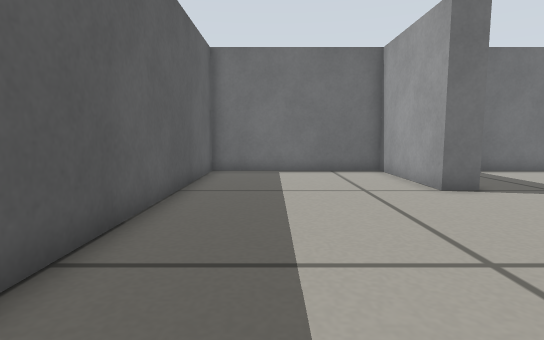
View 1 (above)

13 first-person views from a walk through a world built for the Gazebo simulator. The camera is 0.29 m above the floor, tilts 6° down and sees 80° across. The floor is counted in squares, 0.2 m on a side. Each view is taken from the middle of a square. On the plan, view 1 faces up. The plan holds only what a view shows up to about 15 squares ahead; the rest is blank.

View 2
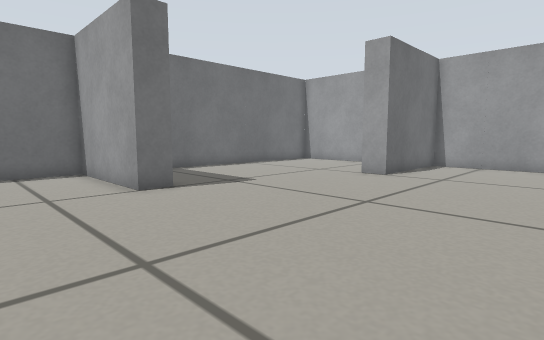

View 3
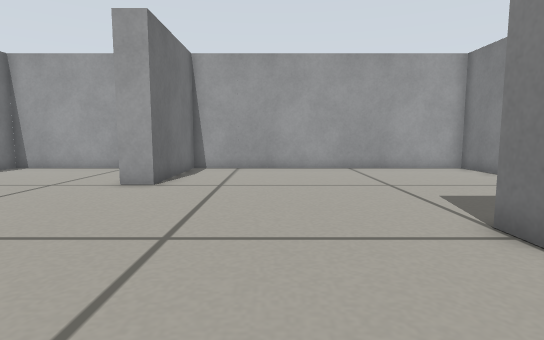

View 4
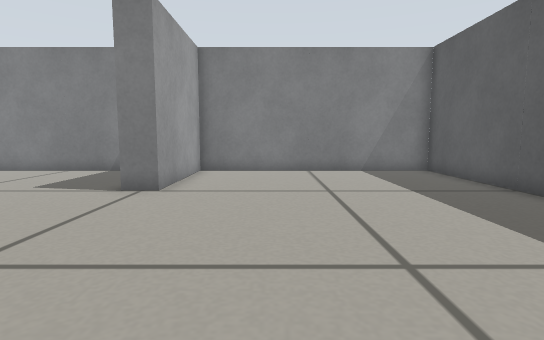

View 5
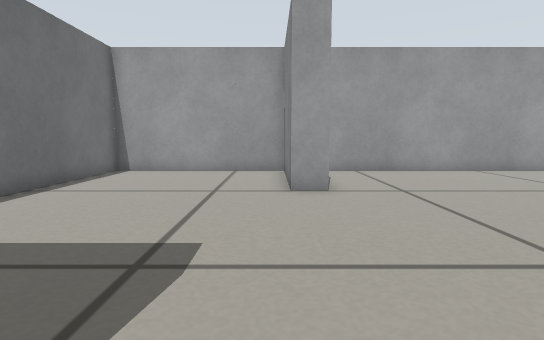

View 6
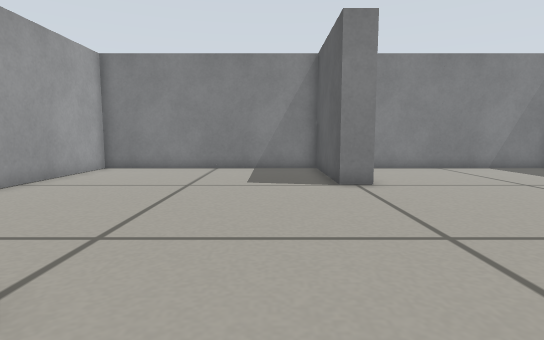

View 7
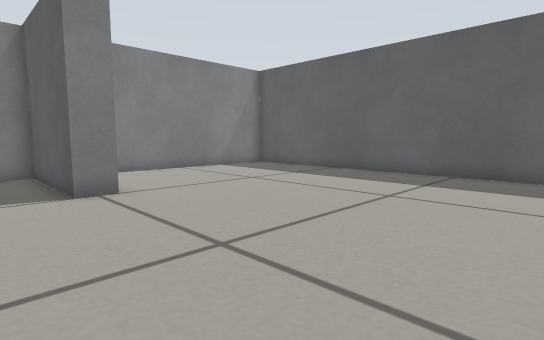

View 8
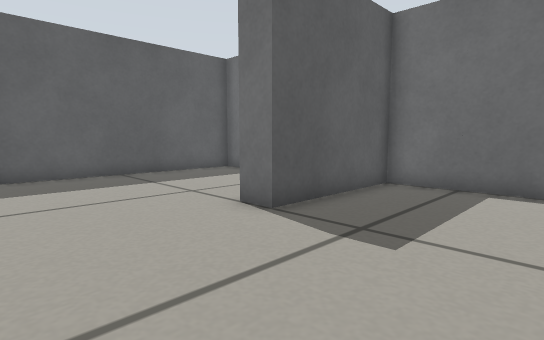

View 9
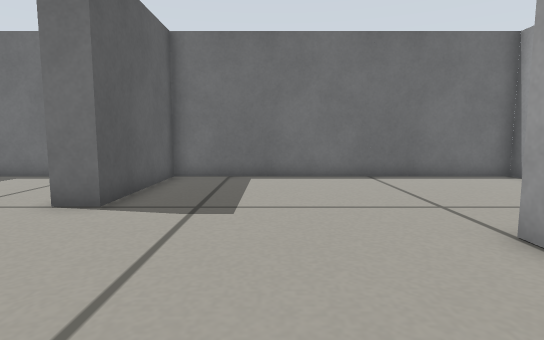

View 10
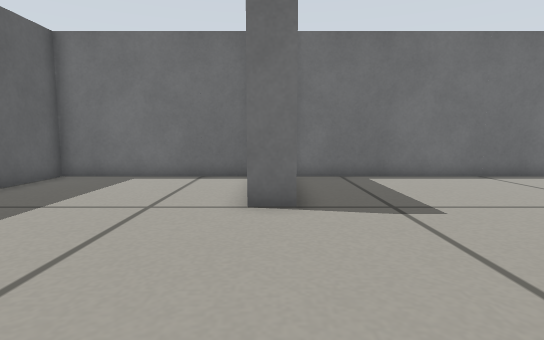

View 11
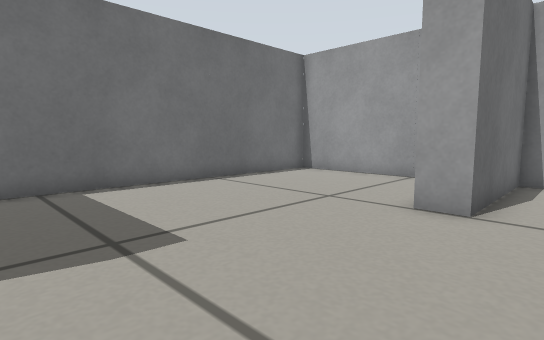

View 12
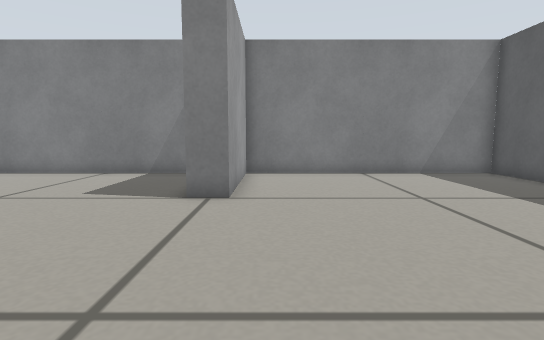

View 13
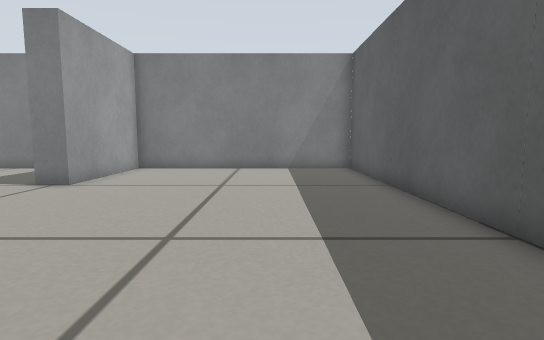

### Floor plan
Points are (right, up) in squares from view 1. A wall is a line through its corners. A room is listed if a view was taken in it or the views show most of it. See-through windows are left out.
Room 1 (views 1, 2, 3, 4, 5, 6, 7, 8, 9, 10, 11, 12, 13)
walls: (5.5, 8.5) (4.5, 8.5) (4.5, 13.5) (-2.5, 13.5) (-2.5, -6.5) (7, -6.5) (7, -1.5) (8, -1.5) (8, -6.5) (17.5, -6.5) (17.5, 5.5) (12.5, 5.5) (12.5, 6.5) (17.5, 6.5) (17.5, 13.5) (5.5, 13.5) (5.5, 8.5)

Where each view was taken, in squares from view 1:
view 1: 0 up, 0 right, facing up
view 2: 0 up, 1 right, facing up-right
view 3: 2 up, 3 right, facing right
view 4: 7 up, 4 right, facing down
view 5: 7 up, 4 right, facing right
view 6: 8 up, 10 right, facing down
view 7: 7 up, 10 right, facing down-left
view 8: 4 up, 10 right, facing up-left
view 9: 2 up, 9 right, facing up
view 10: 2 up, 5 right, facing up
view 11: 4 up, 6 right, facing up-right
view 12: 6 up, 6 right, facing down
view 13: 8 up, 1 right, facing down
